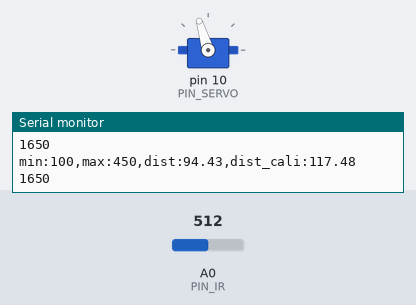
Simulated run of this sketch. Board: Arduino Uno, built with avr-gcc and run on an emulated ATmega328P. On the bench: servo, the last lines printed to the serial monitor. The inputs (shaded band) are chosen by the test bench; at power-on: A0 (PIN_IR) = 512.

Above: at 1.2 s.
1.3 s: A0 (PIN_IR) set to 282
4.3 s: A0 (PIN_IR) set to 248
At 4.9 s:
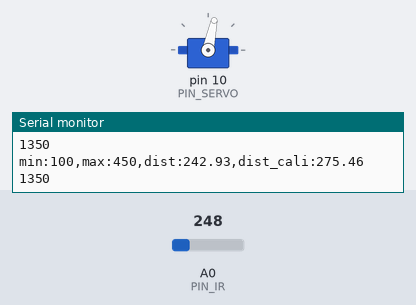
5.8 s: A0 (PIN_IR) set to 306
At 7.0 s:
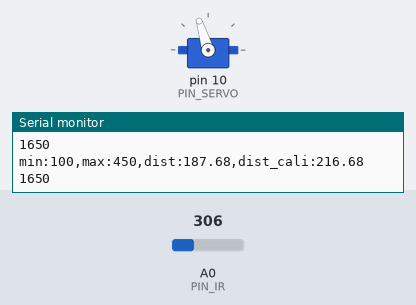
7.3 s: A0 (PIN_IR) set to 245
At 8.3 s:
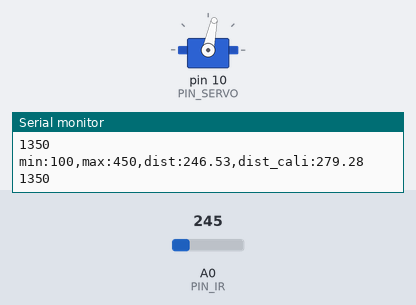
Timing chart, 0 to 9.8 s (numbered marks = the images above; inputs shaded):
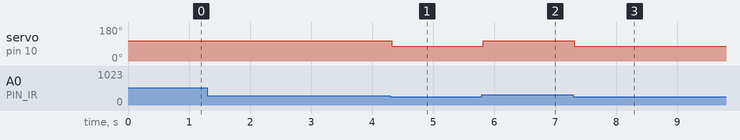

Measured:
- the behaviour switches between 266 and 265 on A0 (PIN_IR) (found by bisection; images 0 and 1)
- after the input at 4.3 s, servo on pin 10 (PIN_SERVO): 107° → 78° at once
- after the input at 5.8 s, servo on pin 10 (PIN_SERVO): 78° → 107° at once
- after the input at 7.3 s, servo on pin 10 (PIN_SERVO): 107° → 78° at once

The sketch:

21_bbc_20203119.ino
```cpp
// Arduino pin assignment
#define PIN_SERVO 10
#define PIN_IR A0

#include <Servo.h>
Servo myservo;

int a, b; // unit: mm

void setup() {
// initialize GPIO pins
  myservo.attach(PIN_SERVO);
  myservo.writeMicroseconds(1500);

// initialize serial port
  Serial.begin(57600);
  myservo.attach(PIN_SERVO);

  a = 78;
  b = 360;
}

  float ir_distance(void){ // return value unit: mm
  float val;
  float volt = float(analogRead(PIN_IR));
  val = ((6762.0/(volt-9.0))-4.0) * 10.0;
  return val;
}

void loop() {
  float raw_dist = ir_distance();
  float dist_cali = 100 + 300.0 / (b - a) * (raw_dist - a);
  Serial.print("min:100,max:450,dist:");
  Serial.print(raw_dist);
  Serial.print(",dist_cali:");
  Serial.println(dist_cali);
  if(dist_cali < 255) {
    myservo.writeMicroseconds(1650);
    Serial.println(1650);
  }
  else {
    myservo.writeMicroseconds(1350);
    Serial.println(1350);
  }
  delay(20);
}
```
